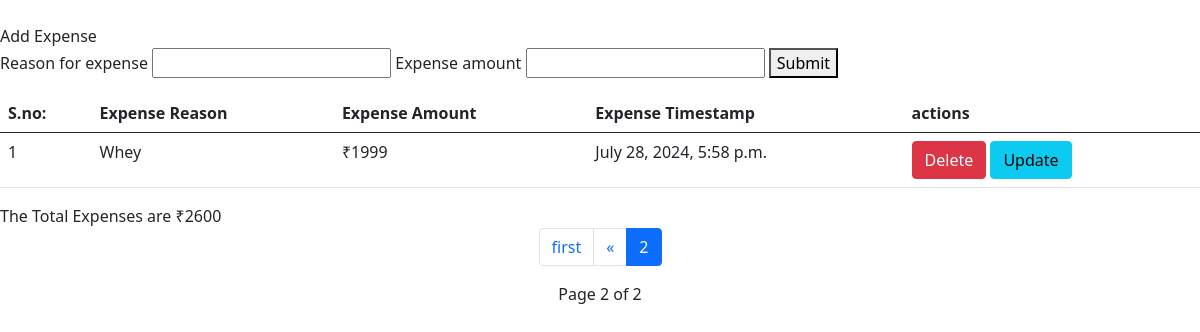
The page /Expenses?page=2 (signed in) on the database its author committed.
### myapp/models.py (models this page shows)
class Expenses(models.Model):
    user=models.ForeignKey(User, on_delete=models.SET_NULL, null=True, blank=True)
    Expense_reason=models.CharField(max_length=100)
    Expense_amount=models.IntegerField()
    Expense_timestamp=models.DateTimeField(auto_now_add=True)

### myapp/views.py (the view, shortened to what this page needs)
# urls.py: path('Expenses',addExpenses),
@login_required(login_url='/')
def addExpenses(request):
    Current_user = request.user
    if request.method=='GET':
        queryset = Expenses.objects.filter(user=Current_user).order_by("Expense_timestamp")
        p = Paginator(queryset, 5)
        page_number = request.GET.get('page')
        try:
            page_obj = p.get_page(page_number)  # returns the desired page object
        except PageNotAnInteger:
            page_obj = p.page(1)
        except EmptyPage:
            page_obj = p.page(p.num_pages)
        total = queryset.aggregate(total_expenses=Sum('Expense_amount'))
        context = {"queryset":page_obj,'total':total}
    return render(request,"Expenses.html",context)

### myapp/Templates/Expenses.html (shortened to what this page needs)
<html>
<head>
    <link href="https://cdn.jsdelivr.net/npm/bootstrap@5.0.2/dist/css/bootstrap.min.css" rel="stylesheet">
</head>
    <body>
      <br>Add Expense
        <form action="" method ="post">
            <label for="">Reason for expense</label>
            <input type="text" name="Expense_reason" id="">
            <label for="">Expense amount</label>
            <input type="text" name="Expense_amount" id="">
            <button type ="submit">Submit</button>
        </form>
    <div class="ExpTab"><table class="table">
        <tr>
            <thead>
            <th scope="col">S.no: </th>
            <th scope="col">Expense Reason</th>
            <th scope="col">Expense Amount</th>
            <th scope="col">Expense Timestamp</th>
            <th scope="col">actions</th>
        </tr>
    <tbody class="table-group-divider">
        {% for expense in queryset %}
        <tr>
            <td>{{forloop.counter}}</td>
            <td>{{expense.Expense_reason}}</td>
            <td>&#8377;{{expense.Expense_amount}}</td>
            <td >{{expense.Expense_timestamp}}</td>
            <td>
                <a href="/deleteexpense/{{expense.id}}" class="btn btn-danger">Delete</a>
                  <a href="/updateexpense/{{expense.id}}" class="btn btn-info">Update</button>
            </td>
        </tr>
        {% endfor %}
    </tbody>
    </table></div>
    <div class="danger">The Total Expenses are &#8377;{{total.total_expenses}}</div>
    <ul class="pagination  justify-content-center">
        {% if queryset.has_previous %}
        <li class="page-item">
            <a class="page-link" href="?page=1" aria-label="Previous">
              first
            </a>
          </li>
          <li class="page-item">
            <a class="page-link" href="?page={{ queryset.previous_page_number }}" aria-label="Previous">
              <span aria-hidden="true">&laquo;</span>
            </a>
          </li>
        {% endif %}
<li class ="page-item ">
    <li class="page-item active">
        <span class="page-link">
          {{ queryset.number }}
        </span>
      </li>
        </li>
    </ul>
    <div class="text-center">Page {{ queryset.number }} of {{ queryset.paginator.num_pages }}</div>
</body>
</html>

### rows shown on the page
Expenses: Expense_reason "Whey", Expense_amount "1999", Expense_timestamp "July 28, 2024, 5:58 p.m."

### other values the page prints
{{ total.total_expenses }} "2600"
{{ queryset.number }} "2"
{{ queryset.paginator.num_pages }} "2"
